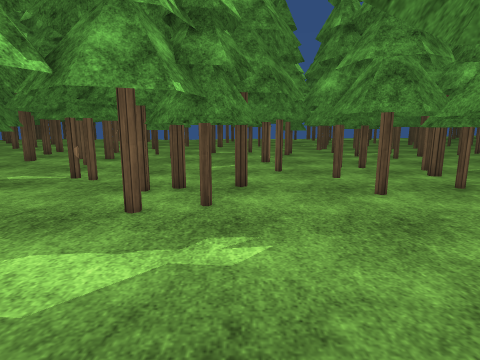
View 1 (above)

24 first-person views from a walk through a Unity game level. The camera is 1.3 m above the floor, tilts 10° down and sees 80° across. The floor is counted in squares, 0.5 m on a side. Each view is taken from the middle of a square. On the plan, view 1 faces up. The plan holds only what a view shows up to about 19 squares ahead; the rest is blank. The place goes on beyond the plan. The player is left out. Surface patterns are stand-ins for the level's own textures.

View 2
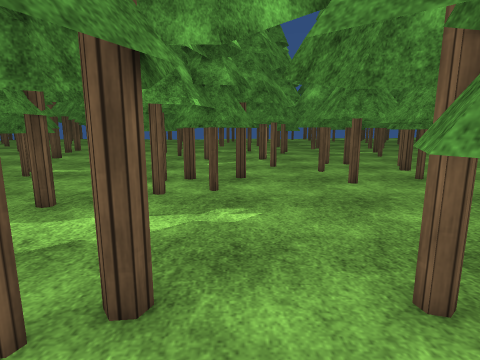

View 3
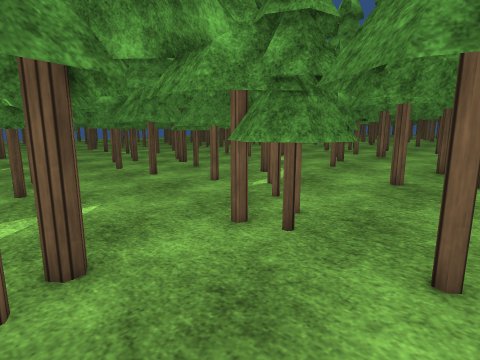

View 4
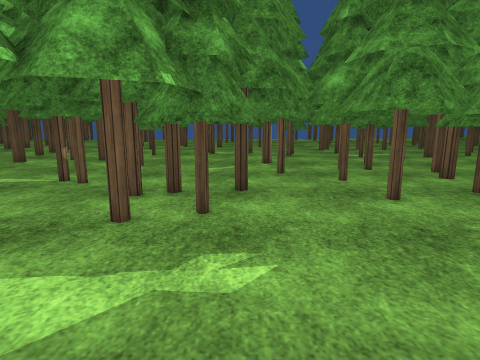

View 5
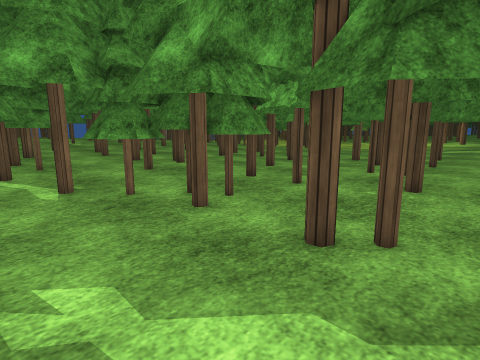

View 6
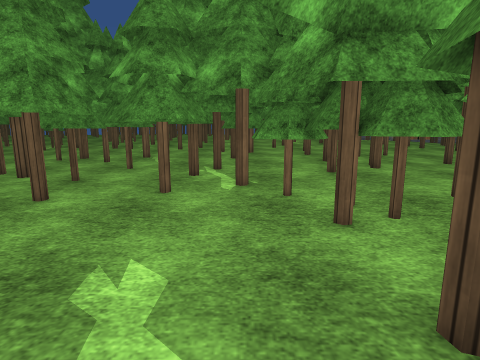

View 7
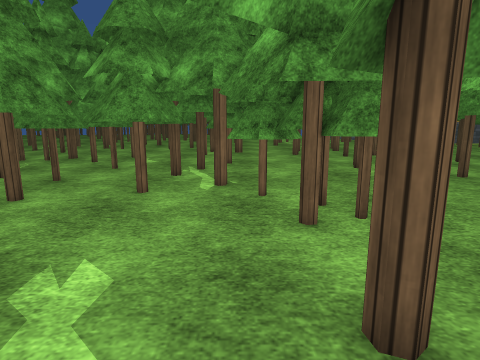

View 8
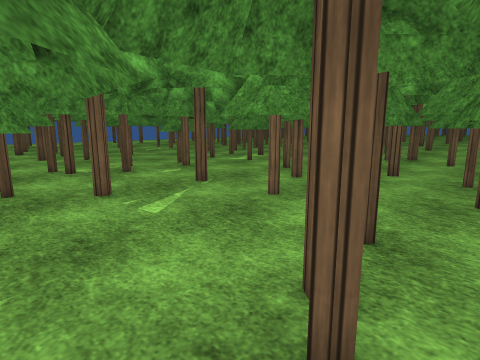

View 9
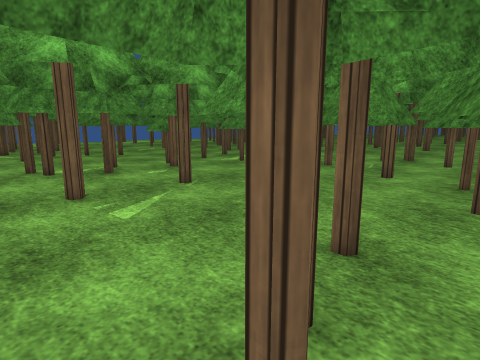

View 10
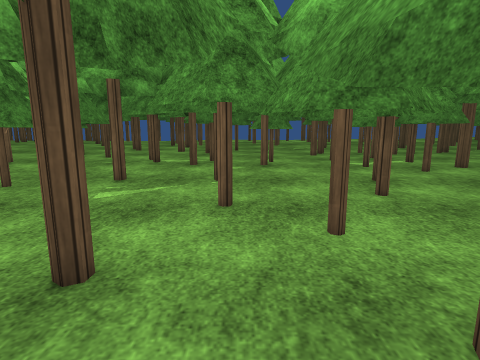

View 11
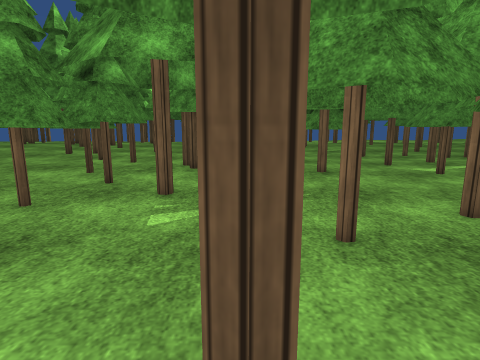

View 12
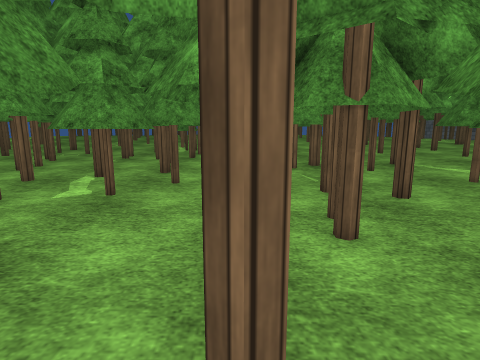

View 13
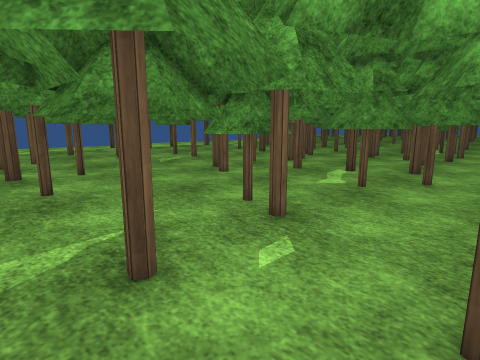

View 14
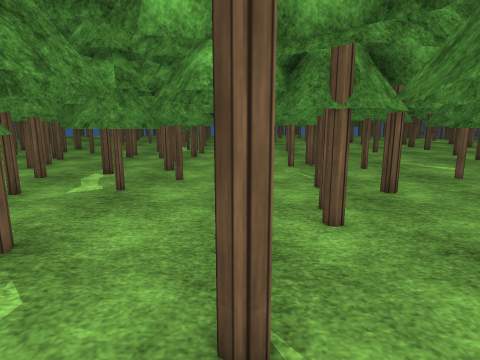

View 15
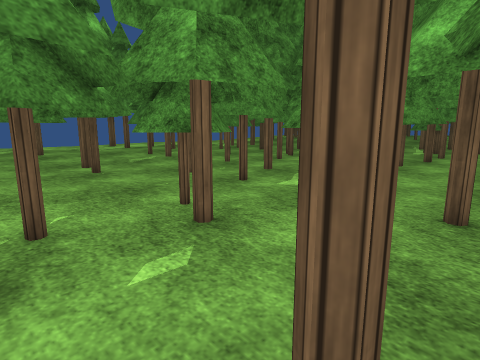

View 16
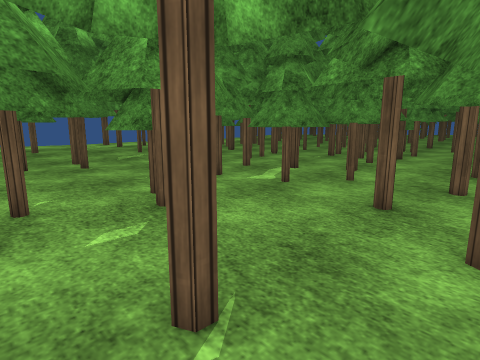

View 17
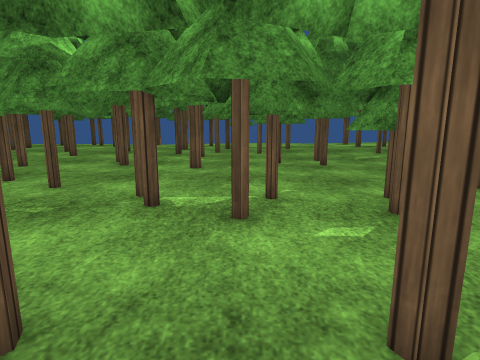

View 18
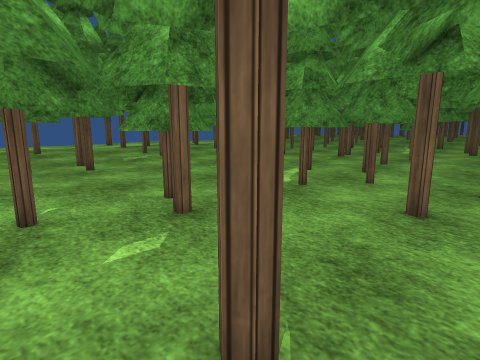

View 19
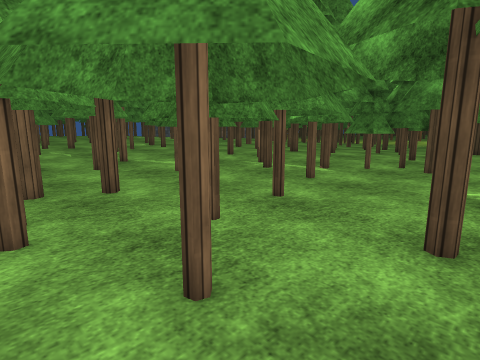

View 20
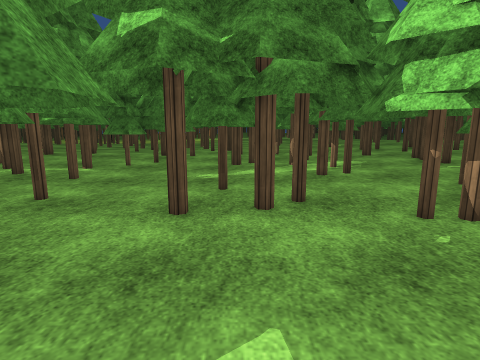

View 21
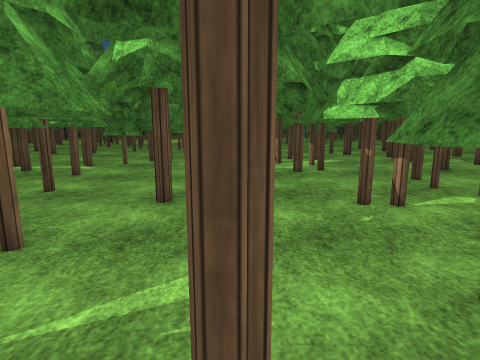

View 22
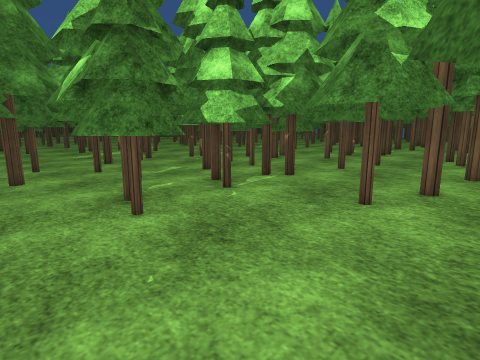

View 23
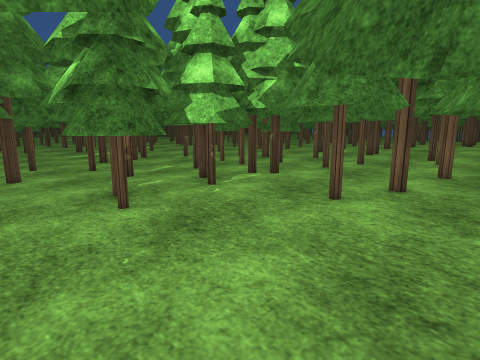

View 24
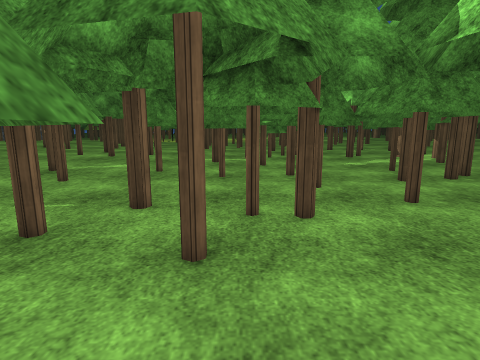

### Floor plan
Key: @ floor where view 1 was taken; # wall or solid block; x gap in a wall; . main floor; : floor 0.25 m higher than the main floor; T thing the floor can be seen under or through.
Columns run from 8 left of view 1 to 22 right of it. Each row starts with its distance up from view 1.
 39         ###   #  .
 38      ::::#######...       #
 37      ::::::::##....      .#
 36      ######::......... ...##
 35           #::..............#
 34         ###::....  TT..#....
 33       ####::.....   TT......
 32       #:::::.....TTT T....
 31       #TTTT:TTT..TTTT...#...
 30          TTTTTTT..TT T......
 29               TT..TTTT.....
 28            TTTTT..TTT TT..#
 27       ###TTT.. T..TTTT  T...
 26     ####.TTTTTT....T TTTT....#
 25    ##...T............TTT#......
 24   ###..........................
 23   ##.#....#.......T............
 22   #............TTTT....#....
 21  ###......TT...T  T.......##
 20  ## .....TTTT. T  T......###
 19   ......TTTTTT T  T......###
 18 ........T         T.......#
 17 #T......TTTT       T..... TT
 16 #TT.......TTT      T.....T  #
 15  TT.........T     T.....T...#.
 14   T.....#...T     TT....T... .:
 13 TTT.##......T     T TTTT   T.::
 12 ......TT....#            ...#:
 11 .....TTTT...#   TTTTTTT T..:::
 10 .....T TT...#TT T....TT .::::
  9 .....TTTT.....T T.....  ::::
  8 ##....TTT....TT  T.....
  7  ##..........TTTTT.#  #
  6  ##...........TTTT.####
  5  #.............TT x#### :#
  4  # ...........  T .#### x#
  3    ..........TTT...: ###::
  2    .TTTT....TTTT...:::# :
  1     ..TT..TTTTT ..: #:::::
  0     .T.T@.TTTT ...::##:::::
 -1      ..T..T TT ..::#:#:::::
 -2     TTT...T T ..: :::#x#
 -3     .....T  T..::##  :
 -4     .....TT  T.:::::##
 -5      ....#  T.::::::::
 -6     ###..#  T::::  ::

Positions as (right, up) in squares from view 1, and headings:
1: (0, 0), facing up
2: (0, -3), facing up
3: (-3, -5), facing up-right
4: (0, 1), facing up
5: (-5, 7), facing down-right
6: (-5, 4), facing right
7: (-5, 3), facing right
8: (-7, 11), facing up-right
9: (-6, 11), facing up-right
10: (3, 9), facing up
11: (0, 12), facing up
12: (0, 23), facing right
13: (-2, 23), facing up-right
14: (-1, 23), facing right
15: (0, 22), facing up-right
16: (0, 20), facing up-right
17: (0, 20), facing up
18: (0, 21), facing up-right
19: (-1, 21), facing down-right
20: (-2, 23), facing down
21: (-3, 25), facing down
22: (9, 38), facing down-left
23: (9, 39), facing down-left
24: (9, 29), facing down
